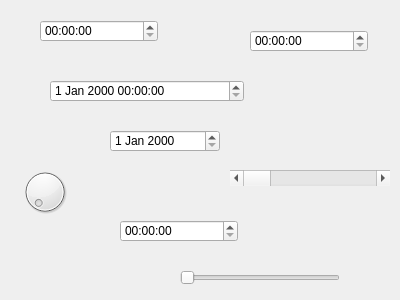
<?xml version="1.0" encoding="UTF-8"?>
<ui version="4.0">
 <class>EMAGMdiChild</class>
 <widget class="QWidget" name="EMAGMdiChild">
  <property name="geometry">
   <rect>
    <x>0</x>
    <y>0</y>
    <width>400</width>
    <height>300</height>
   </rect>
  </property>
  <property name="windowTitle">
   <string>Form</string>
  </property>
  <widget class="QTimeEdit" name="timeEdit">
   <property name="geometry">
    <rect>
     <x>40</x>
     <y>20</y>
     <width>118</width>
     <height>22</height>
    </rect>
   </property>
  </widget>
  <widget class="QDateEdit" name="dateEdit">
   <property name="geometry">
    <rect>
     <x>110</x>
     <y>130</y>
     <width>110</width>
     <height>22</height>
    </rect>
   </property>
  </widget>
  <widget class="QDateTimeEdit" name="dateTimeEdit">
   <property name="geometry">
    <rect>
     <x>50</x>
     <y>80</y>
     <width>194</width>
     <height>22</height>
    </rect>
   </property>
  </widget>
  <widget class="QTimeEdit" name="timeEdit_2">
   <property name="geometry">
    <rect>
     <x>120</x>
     <y>220</y>
     <width>118</width>
     <height>22</height>
    </rect>
   </property>
  </widget>
  <widget class="QDial" name="dial">
   <property name="geometry">
    <rect>
     <x>20</x>
     <y>160</y>
     <width>50</width>
     <height>64</height>
    </rect>
   </property>
  </widget>
  <widget class="QScrollBar" name="horizontalScrollBar">
   <property name="geometry">
    <rect>
     <x>230</x>
     <y>170</y>
     <width>160</width>
     <height>16</height>
    </rect>
   </property>
   <property name="orientation">
    <enum>Qt::Horizontal</enum>
   </property>
  </widget>
  <widget class="QTimeEdit" name="timeEdit_3">
   <property name="geometry">
    <rect>
     <x>250</x>
     <y>30</y>
     <width>118</width>
     <height>22</height>
    </rect>
   </property>
  </widget>
  <widget class="QSlider" name="horizontalSlider">
   <property name="geometry">
    <rect>
     <x>180</x>
     <y>270</y>
     <width>160</width>
     <height>16</height>
    </rect>
   </property>
   <property name="orientation">
    <enum>Qt::Horizontal</enum>
   </property>
  </widget>
 </widget>
 <resources/>
 <connections/>
</ui>
